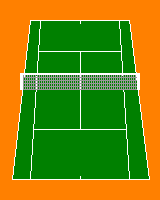

A level layout from a 2D game, rendered from its tile map. Below: a short description, then the map file with its tile-grid data intact:
An orthogonal 40x50 tile map with 4x4 px tiles, 1 tile layer (Tile Layer 1).

<map version="1.0" tiledversion="1.0.2" orientation="orthogonal" renderorder="left-up" width="40" height="50" tilewidth="4" tileheight="4" nextobjectid="1">
<tileset firstgid="1" source="tennis.tsx" />
<layer name="Tile Layer 1" width="40" height="50">
<data encoding="csv">
1,1,1,1,1,1,1,1,1,1,1,1,1,1,1,1,1,1,1,1,1,1,1,1,1,1,1,1,1,1,1,1,1,1,1,1,1,1,1,1,
1,1,1,1,1,1,1,1,1,1,1,1,1,1,1,1,1,1,1,1,1,1,1,1,1,1,1,1,1,1,1,1,1,1,1,1,1,1,1,1,
1,1,1,1,1,1,1,1,1,1,1,1,1,1,1,1,1,1,1,1,1,1,1,1,1,1,1,1,1,1,1,1,1,1,1,1,1,1,1,1,
1,1,1,1,1,1,1,1,1,1,1,1,1,1,1,1,1,1,1,1,1,1,1,1,1,1,1,1,1,1,1,1,1,1,1,1,1,1,1,1,
1,1,1,1,1,1,1,1,1,1,1,1,1,1,1,1,1,1,1,1,1,1,1,1,1,1,1,1,1,1,1,1,1,1,1,1,1,1,1,1,
1,1,1,1,1,1,1,2,3,3,4,3,3,3,3,3,3,3,3,3,4,3,3,3,3,3,3,3,3,5,3,3,6,1,1,1,1,1,1,1,
1,1,1,1,1,1,1,7,8,8,9,8,8,8,8,8,8,8,8,8,8,8,8,8,8,8,8,8,8,10,8,8,11,1,1,1,1,1,1,1,
1,1,1,1,1,1,1,12,8,13,14,8,8,8,8,8,8,8,8,8,8,8,8,8,8,8,8,8,8,15,16,8,11,1,1,1,1,1,1,1,
1,1,1,1,1,1,1,17,8,10,8,8,8,8,8,8,8,8,8,8,8,8,8,8,8,8,8,8,8,8,9,8,10,1,1,1,1,1,1,1,
1,1,1,1,1,1,1,9,8,10,8,8,8,8,8,8,8,8,8,8,8,8,8,8,8,8,8,8,8,8,9,8,10,1,1,1,1,1,1,1,
1,1,1,1,1,1,18,19,8,10,8,8,8,8,8,8,8,8,8,8,8,8,8,8,8,8,8,8,8,8,9,8,8,20,1,1,1,1,1,1,
1,1,1,1,1,1,21,8,8,22,8,8,8,8,8,8,8,8,8,8,8,8,8,8,8,8,8,8,8,8,23,8,8,20,1,1,1,1,1,1,
1,1,1,1,1,1,24,8,8,25,26,26,26,26,26,26,26,26,26,26,26,26,26,26,26,26,26,26,26,26,27,8,8,28,1,1,1,1,1,1,
1,1,1,1,1,1,29,8,8,30,8,8,8,8,8,8,8,8,8,8,9,8,8,8,8,8,8,8,8,8,31,8,8,28,1,1,1,1,1,1,
1,1,1,1,1,1,29,8,8,30,8,8,8,8,8,8,8,8,8,8,9,8,8,8,8,8,8,8,8,8,31,8,8,11,1,1,1,1,1,1,
1,1,1,1,1,1,12,8,8,32,8,8,8,8,8,8,8,8,8,8,9,8,8,8,8,8,8,8,8,8,33,8,8,11,1,1,1,1,1,1,
1,1,1,1,1,1,12,8,8,31,8,8,8,8,8,8,8,8,8,8,9,8,8,8,8,8,8,8,8,8,30,8,8,10,1,1,1,1,1,1,
1,1,1,1,1,1,34,8,8,31,8,8,8,8,8,8,8,8,8,8,9,8,8,8,8,8,8,8,8,8,30,8,8,10,1,1,1,1,1,1,
1,1,1,1,1,35,36,37,37,38,37,37,37,37,37,37,37,37,37,37,36,37,37,37,37,37,37,37,37,37,39,37,37,37,40,1,1,1,1,1,
1,1,1,1,1,41,42,43,43,44,43,43,43,43,43,43,43,43,43,43,44,43,43,43,43,43,43,43,43,43,43,43,43,43,45,1,1,1,1,1,
1,1,1,1,1,41,46,46,46,47,46,46,46,46,46,46,46,46,46,46,47,46,46,46,46,46,46,46,46,46,46,46,46,46,48,1,1,1,1,1,
1,1,1,1,1,41,49,49,49,50,49,49,49,49,49,49,49,49,49,49,50,49,49,49,49,49,49,49,49,49,49,49,49,49,51,1,1,1,1,1,
1,1,1,1,1,52,53,53,53,54,53,53,53,53,53,53,53,53,53,53,54,53,53,53,53,53,53,53,53,53,55,53,53,53,56,1,1,1,1,1,
1,1,1,1,1,29,8,8,10,8,8,8,8,8,8,8,8,8,8,8,9,8,8,8,8,8,8,8,8,8,8,9,8,8,11,1,1,1,1,1,
1,1,1,1,1,12,8,8,10,8,8,8,8,8,8,8,8,8,8,8,9,8,8,8,8,8,8,8,8,8,8,9,8,8,10,1,1,1,1,1,
1,1,1,1,1,12,8,8,10,8,8,8,8,8,8,8,8,8,8,8,9,8,8,8,8,8,8,8,8,8,8,9,8,8,10,1,1,1,1,1,
1,1,1,1,1,9,8,8,10,8,8,8,8,8,8,8,8,8,8,8,9,8,8,8,8,8,8,8,8,8,8,9,8,8,8,20,1,1,1,1,
1,1,1,1,1,9,8,8,30,8,8,8,8,8,8,8,8,8,8,8,9,8,8,8,8,8,8,8,8,8,8,31,8,8,8,20,1,1,1,1,
1,1,1,1,57,14,8,8,30,8,8,8,8,8,8,8,8,8,8,8,9,8,8,8,8,8,8,8,8,8,8,31,8,8,8,28,1,1,1,1,
1,1,1,1,21,8,8,8,30,8,8,8,8,8,8,8,8,8,8,8,9,8,8,8,8,8,8,8,8,8,8,31,8,8,8,28,1,1,1,1,
1,1,1,1,58,8,8,8,30,8,8,8,8,8,8,8,8,8,8,8,9,8,8,8,8,8,8,8,8,8,8,31,8,8,8,11,1,1,1,1,
1,1,1,1,29,8,8,8,31,8,8,8,8,8,8,8,8,8,8,8,9,8,8,8,8,8,8,8,8,8,8,30,8,8,8,11,1,1,1,1,
1,1,1,1,59,8,8,8,60,61,61,61,61,61,61,61,61,61,61,61,62,61,61,61,61,61,61,61,61,61,61,63,8,8,8,10,1,1,1,1,
1,1,1,1,12,8,8,8,31,8,8,8,8,8,8,8,8,8,8,8,8,8,8,8,8,8,8,8,8,8,8,30,8,8,8,10,1,1,1,1,
1,1,1,1,12,8,8,8,64,8,8,8,8,8,8,8,8,8,8,8,8,8,8,8,8,8,8,8,8,8,8,65,8,8,8,8,20,1,1,1,
1,1,1,1,9,8,8,8,9,8,8,8,8,8,8,8,8,8,8,8,8,8,8,8,8,8,8,8,8,8,8,10,8,8,8,8,20,1,1,1,
1,1,1,1,9,8,8,8,9,8,8,8,8,8,8,8,8,8,8,8,8,8,8,8,8,8,8,8,8,8,8,10,8,8,8,8,28,1,1,1,
1,1,1,57,14,8,8,8,9,8,8,8,8,8,8,8,8,8,8,8,8,8,8,8,8,8,8,8,8,8,8,10,8,8,8,8,28,1,1,1,
1,1,1,21,8,8,8,66,19,8,8,8,8,8,8,8,8,8,8,8,8,8,8,8,8,8,8,8,8,8,8,67,68,8,8,8,11,1,1,1,
1,1,1,69,8,8,8,10,8,8,8,8,8,8,8,8,8,8,8,8,8,8,8,8,8,8,8,8,8,8,8,8,9,8,8,8,11,1,1,1,
1,1,1,29,8,8,8,10,8,8,8,8,8,8,8,8,8,8,8,8,8,8,8,8,8,8,8,8,8,8,8,8,9,8,8,8,10,1,1,1,
1,1,1,70,8,8,8,10,8,8,8,8,8,8,8,8,8,8,8,8,8,8,8,8,8,8,8,8,8,8,8,8,9,8,8,8,10,1,1,1,
1,1,1,12,8,8,8,71,8,8,8,8,8,8,8,8,8,8,8,8,8,8,8,8,8,8,8,8,8,8,8,8,72,8,8,8,8,20,1,1,
1,1,1,73,8,8,8,30,8,8,8,8,8,8,8,8,8,8,8,8,8,8,8,8,8,8,8,8,8,8,8,8,31,8,8,8,8,20,1,1,
1,1,1,74,26,26,26,75,26,26,26,26,26,26,26,26,26,26,26,26,74,26,26,26,26,26,26,26,26,26,26,26,76,26,26,26,26,77,1,1,
1,1,1,1,1,1,1,1,1,1,1,1,1,1,1,1,1,1,1,1,1,1,1,1,1,1,1,1,1,1,1,1,1,1,1,1,1,1,1,1,
1,1,1,1,1,1,1,1,1,1,1,1,1,1,1,1,1,1,1,1,1,1,1,1,1,1,1,1,1,1,1,1,1,1,1,1,1,1,1,1,
1,1,1,1,1,1,1,1,1,1,1,1,1,1,1,1,1,1,1,1,1,1,1,1,1,1,1,1,1,1,1,1,1,1,1,1,1,1,1,1,
1,1,1,1,1,1,1,1,1,1,1,1,1,1,1,1,1,1,1,1,1,1,1,1,1,1,1,1,1,1,1,1,1,1,1,1,1,1,1,1,
1,1,1,1,1,1,1,1,1,1,1,1,1,1,1,1,1,1,1,1,1,1,1,1,1,1,1,1,1,1,1,1,1,1,1,1,1,1,1,1
</data>
</layer>
</map>
